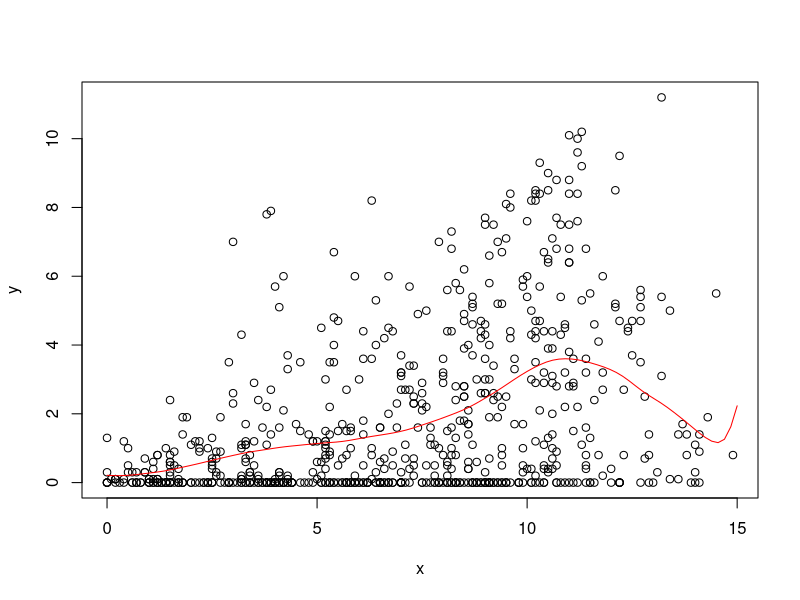

R code for this plot:
llr = function(x, y, z, omega){
  fits = sapply(z, compute_f_hat, x, y, omega)
  return(fits)
}
compute_f_hat = function(z, x, y, omega) {
  Wz = make_weight_matrix(z, x, omega)
  X = make_predictor_matrix(x)
  f_hat = c(1, z) %*% solve(t(X) %*% Wz %*% X) %*% t(X) %*% Wz %*% y
  return(f_hat)
}
make_weight_matrix = function(z, x, omega) {
  r = abs(x - z) / omega
  w = sapply(r, W)
  Wz = diag(w)
  return(Wz)
}
W = function(r) {
  if (abs(r) < 1) {
    return((1 - abs(r) ** 3) ** 3)
  } else{
    return(0)
  }
}
make_predictor_matrix = function(x) {
  n = length(x)
  return(cbind(rep(1, n), x))
}

# --- example 1 --- #
# get the data
data(french_fries, package = 'reshape2')
french_fries = na.omit(french_fries)

# input data
x = french_fries$potato
y = french_fries$buttery

# space along which to smooth
z = seq(0, 15, length.out = 100)

# run smoothing
fits = llr(z = z, x = x, y = y, omega = 2)

# plot the data and the smoother
plot(x, y)
lines(z, fits, col = 'red')


